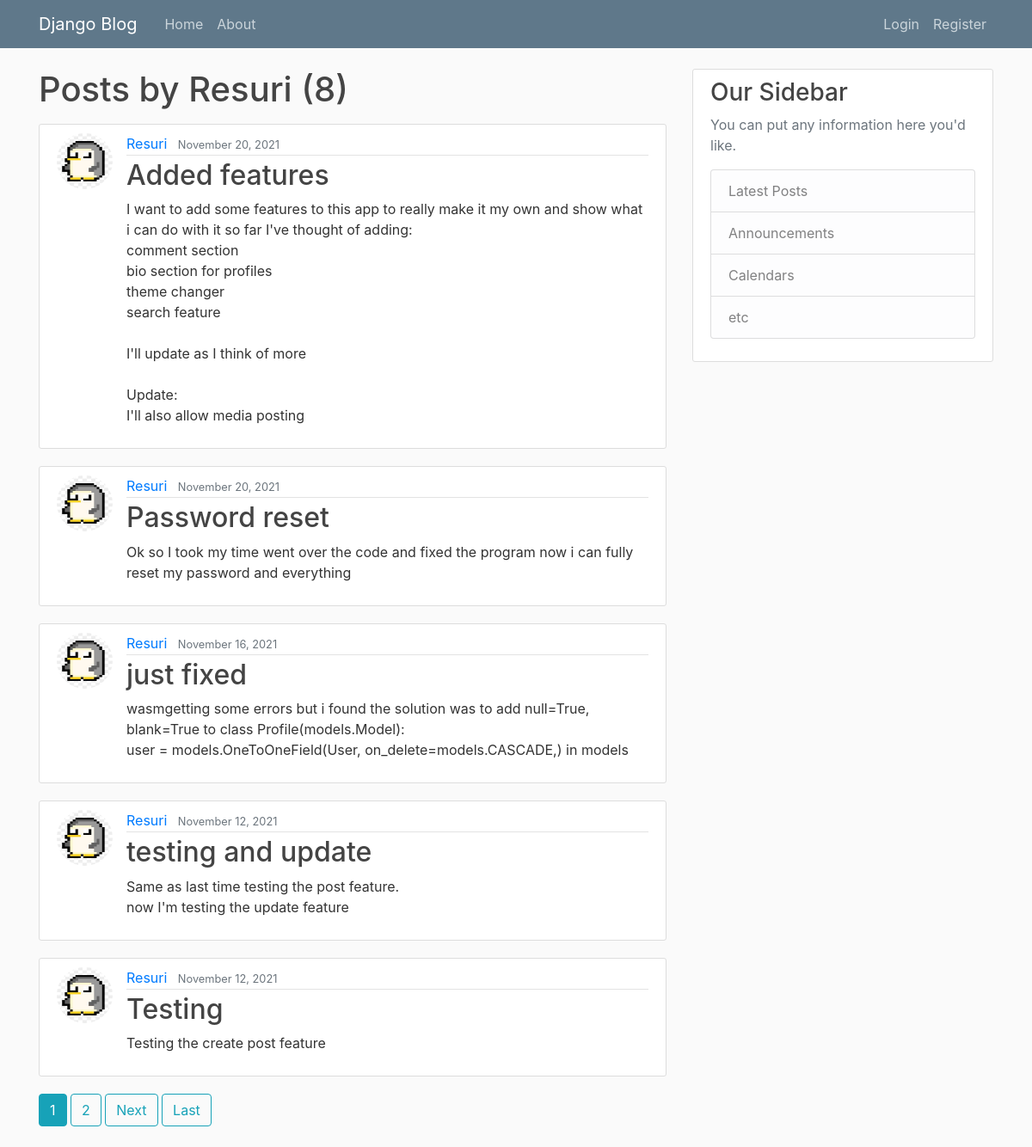
The page /user/Resuri on the database its author committed.
### blog/models.py (models this page shows, shortened)
class Post(models.Model):
    title = models.CharField(max_length=100)
    content = models.TextField()
    date_posted = models.DateTimeField(default=timezone.now)
    author = models.ForeignKey(User, on_delete=models.CASCADE)

### users/models.py (models this page shows, shortened)
class Profile(models.Model):
    user = models.OneToOneField(User, on_delete=models.CASCADE, null=True, blank=True)
    image = models.ImageField(default='default.jpg', upload_to='profile_pics')
    bio = models.TextField(default='', blank=True)
    updated_at = models.DateTimeField(auto_now=True)

### blog/views.py (the view)
# urls.py: path('user/<str:username>', UserPostListView.as_view(), name='user-posts'),
class UserPostListView(ListView):
    model = Post
    template_name = 'blog/user_posts.html' # <app>/<model>_<viewtype>.html
    context_object_name = 'posts'
    paginate_by = 5
    def get_queryset(self):
        user = get_object_or_404(User, username=self.kwargs.get('username'))
        return Post.objects.filter(author=user).order_by('-date_posted')

### blog/templates/blog/user_posts.html (shortened to what this page needs)
{% extends "blog/base.html" %}
{% block content %}
    <h1 class="mb-3">Posts by {{ view.kwargs.username }} ({{ page_obj.paginator.count }})</h1>
    {% for post in posts %}
        <article class="media content-section">
          <img class="rounded-circle article-img" src="{{ post.author.profile.image.url }}">
          <div class="media-body">
            <div class="article-metadata">
              <a class="mr-2" href="{% url 'user-posts' post.author.username %}">{{ post.author }}</a>
              <small class="text-muted">{{ post.date_posted|date:"F d, Y" }}</small>
            </div>
            <h2><a class="article-title" href="{% url 'post-detail' post.id %}">{{ post.title }}</a></h2>
            <p class="article-content">{{ post.content }}</p>
          </div>
        </article>
    {% endfor %}
    {% if is_paginated %}
      {% for num in page_obj.paginator.page_range %}
        {% if page_obj.number == num %}
          <a class="btn btn-info mb-4" href="?page={{ num }}">{{ num }}</a>
        {% elif num > page_obj.number|add:'-3' and num < page_obj.number|add:'3' %}
          <a class="btn btn-outline-info mb-4" href="?page={{ num }}">{{ num }}</a>
        {% endif %}
      {% endfor %}
      {% if page_obj.has_next %}
        <a class="btn btn-outline-info mb-4" href="?page={{ page_obj.next_page_number }}">Next</a>
        <a class="btn btn-outline-info mb-4" href="?page={{ page_obj.paginator.num_pages }}">Last</a>
      {% endif %}
    {% endif %}
{% endblock content %}

### blog/static/blog/main.css (style rules this page uses)
body { background: #fafafa; color: #333333; margin-top: 5rem; }
h1, h2, h3, h4, h5, h6 { color: #444444; }
.content-section { background: #ffffff; padding: 10px 20px; border: 1px solid #dddddd; border-radius: 3px; margin-bottom: 20px; }
.article-title { color: #444444; }
.article-content { white-space: pre-line; }
.article-img { height: 65px; width: 65px; margin-right: 16px; }
.article-metadata { padding-bottom: 1px; margin-bottom: 4px; border-bottom: 1px solid #e3e3e3 }

### rows shown on the page
Post: author.profile.image (picture), author "Resuri", date_posted "November 20, 2021", title "Added features", content "I want to add some features to this app to really make it my own and show what i can do with it so far I've thought of adding: comment section bio section for profiles theme changer search feature I'll update as I think of more Update: I'll also allow media posting"
Post: author.profile.image (picture), author "Resuri", date_posted "November 20, 2021", title "Password reset", content "Ok so I took my time went over the code and fixed the program now i can fully reset my password and everything"
Post: author.profile.image (picture), author "Resuri", date_posted "November 16, 2021", title "just fixed", content "wasmgetting some errors but i found the solution was to add null=True, blank=True to class Profile(models.Model): user = models.OneToOneField(User, on_delete=models.CASCADE,) in models"
Post: author.profile.image (picture), author "Resuri", date_posted "November 12, 2021", title "testing and update", content "Same as last time testing the post feature. now I'm testing the update feature"
Post: author.profile.image (picture), author "Resuri", date_posted "November 12, 2021", title "Testing", content "Testing the create post feature"

### other values the page prints
{{ view.kwargs.username }} "Resuri"
{{ page_obj.paginator.count }} "8"
{{ num }} "1"
{{ num }} "2"
